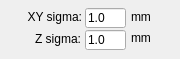
         <widget class="QWidget" name="page_20">
          <widget class="QLabel" name="label_188">
           <property name="geometry">
            <rect>
             <x>131</x>
             <y>9</y>
             <width>40</width>
             <height>16</height>
            </rect>
           </property>
           <property name="text">
            <string>mm</string>
           </property>
          </widget>
          <widget class="QLabel" name="label_189">
           <property name="geometry">
            <rect>
             <x>-18</x>
             <y>9</y>
             <width>100</width>
             <height>16</height>
            </rect>
           </property>
           <property name="text">
            <string>XY sigma:</string>
           </property>
           <property name="alignment">
            <set>Qt::AlignRight|Qt::AlignTrailing|Qt::AlignVCenter</set>
           </property>
          </widget>
          <widget class="QLineEdit" name="ledBlurSigma">
           <property name="geometry">
            <rect>
             <x>85</x>
             <y>8</y>
             <width>41</width>
             <height>20</height>
            </rect>
           </property>
           <property name="text">
            <string>1.0</string>
           </property>
          </widget>
          <widget class="QLabel" name="label_192">
           <property name="geometry">
            <rect>
             <x>131</x>
             <y>30</y>
             <width>40</width>
             <height>16</height>
            </rect>
           </property>
           <property name="text">
            <string>mm</string>
           </property>
          </widget>
          <widget class="QLineEdit" name="ledBlurSigmaZ">
           <property name="geometry">
            <rect>
             <x>85</x>
             <y>30</y>
             <width>41</width>
             <height>20</height>
            </rect>
           </property>
           <property name="text">
            <string>1.0</string>
           </property>
          </widget>
          <widget class="QLabel" name="label_193">
           <property name="geometry">
            <rect>
             <x>-19</x>
             <y>31</y>
             <width>100</width>
             <height>16</height>
            </rect>
           </property>
           <property name="text">
            <string>Z sigma:</string>
           </property>
           <property name="alignment">
            <set>Qt::AlignRight|Qt::AlignTrailing|Qt::AlignVCenter</set>
           </property>
          </widget>
         </widget>
